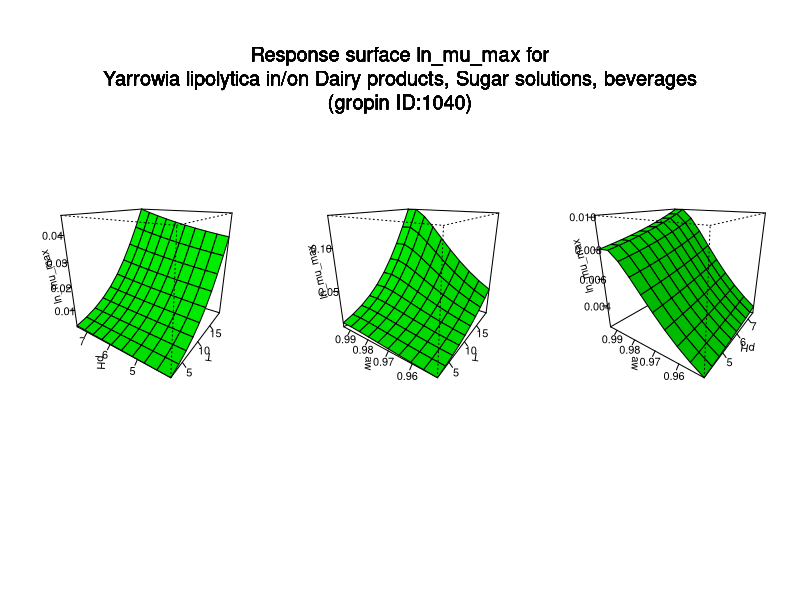

Source code (R):
#############################
# start of Parameter script
#############################
T <- seq(2.002,19.98001998002,length.out=10)
pH <- seq(4.004,7.49250749250749,length.out=10)
aw <- seq(0.95095,0.994005994005994,length.out=10)
#############################
# end of Parameter script
#############################
############################# 
# start of Model script Gropin ID 1040 
#############################
 
# constant coefficients for this model
 
variables <- data.frame(T,pH,aw)
argumentsPar <- unique.data.frame(expand.grid(variables))
 
# heart of the model
response_surface <- function(T,pH,aw) {
   mumax <-exp(-6.001+0.2342*T+14.12*(sqrt(1-aw))-0.003552*(T^2)+0.005554*(pH^2)-76.68*((sqrt(1-aw))^2))

	return(mumax=mumax)
} 

# output parameters
responseSurface <- cbind(argumentsPar,response_surface(argumentsPar['T'],argumentsPar['pH'],argumentsPar['aw']))
colnames(responseSurface) <- c(colnames(argumentsPar),'lnmumax')
#############################
# End of Model script
#############################
############################# 
# start of Visualisation script Gropin ID 1040 
#############################
titleText <-'Response surface ln_mu_max for
Yarrowia lipolytica in/on Dairy products, Sugar solutions, beverages
(gropin ID:1040)'
argPar1 <- unique.data.frame(expand.grid(T,pH))
argPar2 <- unique.data.frame(expand.grid(T,aw))
argPar3 <- unique.data.frame(expand.grid(pH,aw))
z1 <- matrix(unlist(response_surface(T = argPar1[1],pH = argPar1[2],aw = aw[1])),nrow=10)
z2 <- matrix(unlist(response_surface(T = argPar2[1],aw = argPar2[2],pH = pH[1])),nrow=10)
z3 <- matrix(unlist(response_surface(pH = argPar3[1],aw = argPar3[2],T = T[1])),nrow=10)
# adding precaution if response surface is zero
myZLim1 <- range(z1)
if(myZLim1[1] == myZLim1[2]) myZLim1[2] <- myZLim1[2]+1
myZLim2 <- range(z2)
if(myZLim2[1] == myZLim2[2]) myZLim2[2] <- myZLim2[2]+1
myZLim3 <- range(z3)
if(myZLim3[1] == myZLim3[2]) myZLim3[2] <- myZLim3[2]+1
if(length(T)>1 & length(pH)>1 & length(aw)>1) {
	par(mfrow = c(1,3))
	persp(T,pH,z1,col = 'green',xlab='T',ylab='pH',zlab='ln_mu_max',zlim=myZLim1,theta=305,phi=20,shade=0.25,ticktype = 'detailed')
	persp(T,aw,z2,col = 'green',xlab='T',ylab='aw',zlab='ln_mu_max',zlim=myZLim2,theta=305,phi=20,shade=0.25,ticktype = 'detailed')
	persp(pH,aw,z3,col = 'green',xlab='pH',ylab='aw',zlab='ln_mu_max',zlim=myZLim3,theta=305,phi=20,shade=0.25,ticktype = 'detailed')
	mtext(titleText,outer=T,  cex=1.2, line=-8.5, side=3)
} else {
		myPars <- unique.data.frame(expand.grid(T,pH,aw))
		myZ <-matrix(unlist(response_surface(myPars[,1],myPars[,2],myPars[,3])),nrow=10)
		myZLim <- range(myZ)
if(myZLim[1] == myZLim[2]) myZLim[2] <- myZLim[2]+1
	if(length(aw)==1) {
		persp(T,pH,myZ,col = 'green',xlab='T',ylab='pH',zlab='ln_mu_max',main=titleText,sub=paste('other variable: aw =',round(aw,digits = 2)),zlim=myZLim,theta=305,phi=20,shade=0.25,ticktype = 'detailed')
	}
	if(length(pH)==1) {
		persp(T,aw,myZ,col = 'green',xlab='T',ylab='aw',zlab='ln_mu_max',main=titleText,sub=paste('other variable: pH =',round(pH,digits = 2)),zlim=myZLim,theta=305,phi=20,shade=0.25,ticktype = 'detailed')
	}
	if(length(T)==1) {
		persp(pH,aw,myZ,col = 'green',xlab='pH',ylab='aw',zlab='ln_mu_max',main=titleText,sub=paste('other variable: T =',round(T,digits = 2)),zlim=myZLim,theta=305,phi=20,shade=0.25,ticktype = 'detailed')
	}
}
#############################
# End of Visualisation script
#############################
